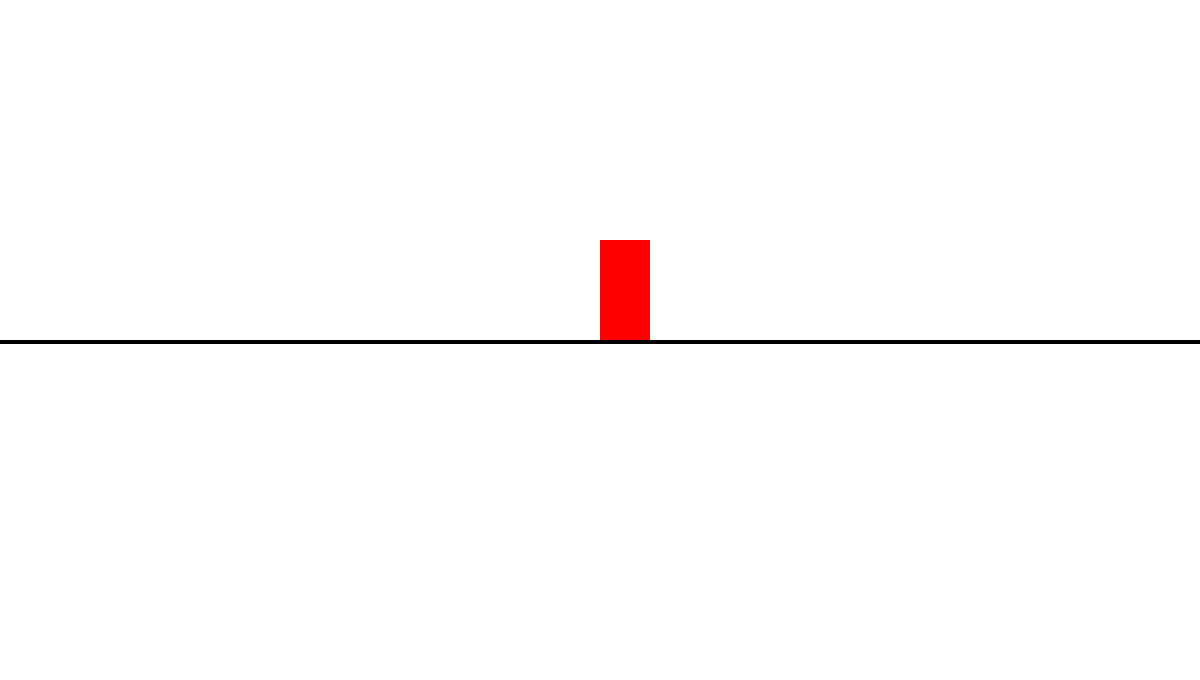
Frame 1 (no input)
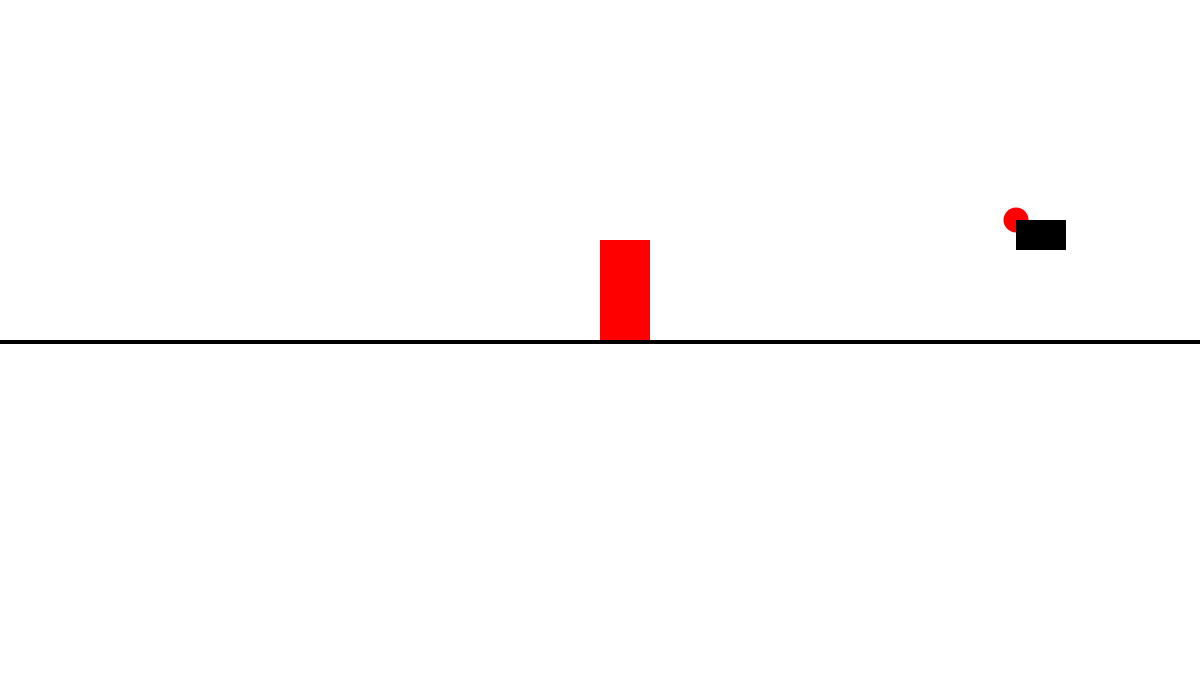
Frame 60 (no input)
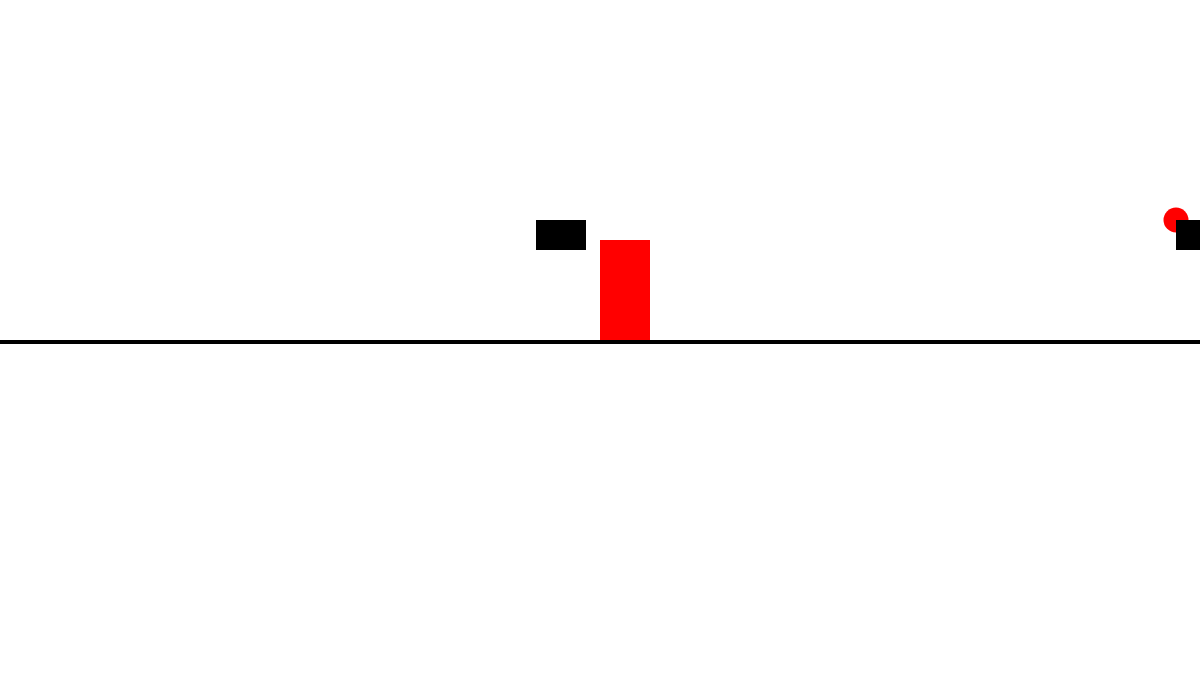
Frame 120 (the mouse pressed at the canvas centre since frame 60)

The p5.js sketch that drew these frames (run headless with seeded random() and noise() and a simulated clock; from frame 60 on, the mouse is pressed at the canvas centre):

// p5.js sketch
// ── sketch.js
let cx, cy;
let player;
let obs;
let stopGame;

function setup()
{
  createCanvas(1200, 680);

  cx = width / 2;
  cy = height / 2;

  player = new Dino();
  obs = new Obstacle(cx);
  stopGame = false;
}

function draw()
{
  if(!stopGame)
  {
    background(255);
    translate(cx, cy);
    drawGround();    
    
    obs.update();
    player.crouch(keyIsDown(40) || keyIsDown(83));
    player.jump(keyIsDown(38) || keyIsDown(87));
    player.autoInput(obs.getTranscript());
    stopGame = player.getCollide(obs.getTranscript());
    player.update();

    obs.draw();
    player.draw();
  }
}

function drawGround()
{
  strokeWeight(0);
  fill(0);
  rect(-cx, 0, 2 * cx, 4);
}
// ── dino.js
class Dino
{
    constructor(scaler = 10)
    {
        this.sheight = 10;
        this.cheight = 5;
        this.height = this.sheight;
        this.width = 5;
        this.x = 0;
        this.y = this.height;
        this.vy = 0;
        this.gravity = -10;
        this.scaler = scaler;
    }

    draw()
    {
        fill(255, 0, 0);
        strokeWeight(0);
        rect(this.x * this.scaler, -this.y * this.scaler, this.width * this.scaler, this.height * this.scaler);
    }

    update(dT = 0.1)
    {
        this.vy += this.gravity * dT;
        this.y += this.vy * dT;
        if(this.y - this.height < 0)
        {
            this.vy = 0;
            this.y = this.height;
        }
    }

    jump(key = true, impulse = 16)
    {
        if(this.y - this.height == 0 && key)
        {
            this.vy = impulse;
            this.height = this.sheight;
            this.y = this.height;
        }
    }

    crouch(key = false)
    {
        if(this.y - this.height == 0)
        {
            this.height = key ? this.cheight : this.sheight;
            this.y = this.height;
        }
    }

    getCollide(objects)
    {
        for(var i = 0;i < objects.length;i ++)
        {
            if(!(this.x >= objects[i][0] + objects[i][2] || this.x + this.width <= objects[i][0] || this.y <= objects[i][1] - objects[i][3] || this.y - this.height >= objects[i][1]))
                return true;
        }
        return false;
    }

    autoInput(objects)
    {
        let ind = -1;
        for(var i = 0;i < objects.length;i ++)
        {
            if((objects[i][0] <= this.x && this.x <= objects[i][0] + objects[i][2]) || objects[i][0] > this.x)
            {
                ind = i;
                break;
            }
        }
        if(ind >= 0)
        {
            fill(255, 0, 0);
            strokeWeight(0);
            circle(objects[ind][0] * this.scaler, -objects[ind][1] * this.scaler, 25);
            let leastDistance = objects[ind][0] - this.x;
            let width = objects[ind][2];
            let type = objects[ind][4];
            if(type == 0 && leastDistance < 15)
            {
                this.jump(true);
            }
            else if(type == 1 && leastDistance < 15)
            {
                this.jump(true);
            }
            else if(type == 2 && leastDistance + width < 15)
            {
                this.crouch(true);
            }
            else if(type == 3 && leastDistance < 10)
            {
                this.jump(true);
            }
        }
    }
}
// ── obs.js
class Obstacle
{
    constructor(bound, scaler = 10)
    {
        this.rx = (bound / scaler);
        this.lx = -this.rx;
        this.scaler = scaler;
        this.speed = -0.8;
        this.acceleration = -0.0;
        this.objects = [];
    }
    
    draw()
    {
        fill(0);
        strokeWeight(0);
        this.objects.forEach((obj) =>
        {
            rect(obj[0] * this.scaler, -obj[1] * this.scaler, obj[2] * this.scaler, obj[3] * this.scaler);
        });
    }

    add()
    {
        if((this.objects.length > 0 && this.objects[this.objects.length - 1][0] < 25) || this.objects.length == 0)
        {
            let prb = Math.floor(Math.random() * 100);
            if(prb < 3)
            {
                let ch = Math.floor(Math.random() * 4);
                if(ch == 0) // Small obs  [x, y, width, height, type]
                    this.objects.push([this.rx,  5, 5, 5, 0]);
                else if(ch == 1) // Low obs
                    this.objects.push([this.rx,  6, 5, 3, 1]);
                else if(ch == 2) // High obs
                    this.objects.push([this.rx, 12, 5, 3, 2]);
                else if(ch == 3) // Big obs
                    this.objects.push([this.rx,  5, 8, 5, 3]);
            }
        }
    }

    update(dT = 0.1)
    {
        this.objects.forEach((obj) =>
        {
            obj[0] += this.speed;
        });
        if(this.objects.length > 0 && this.objects[0][0] < this.lx)
        {
            this.objects.splice(0, 1);
        }
        if(this.objects.length < 5)
        {
            this.add();
        }
        this.speed += this.acceleration * dT;
    }

    getTranscript()
    {
        return this.objects;
    }
}
